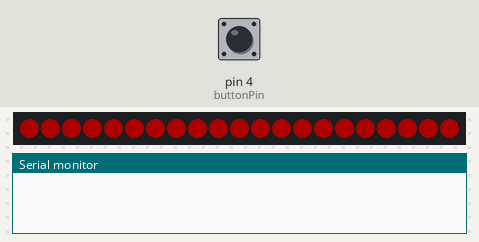
The sketch below on a simulated Arduino Uno, built with avr-gcc and run on an emulated ATmega328P. On the bench: 21 RGB LEDs in strip order, left to right, the last lines printed to the serial monitor. Inputs (shaded band) come from the test bench; at power-on: pin 4 (buttonPin) HIGH. Dim RGB values are drawn brighter than linear.

Above: at 3.1 s.
At 4.1 s:
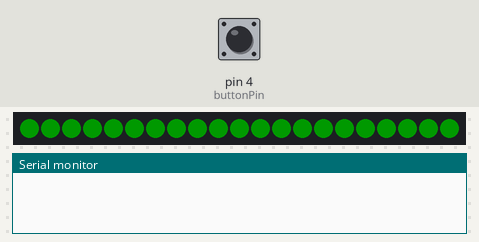
6.3 s: pin 4 (buttonPin) pulled LOW for 0.15 s
At 7.3 s:
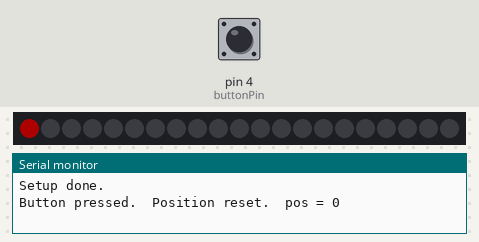
7.9 s: pin 4 (buttonPin) pulled LOW for 1 s
10.4 s: pin 4 (buttonPin) pulled LOW for 0.15 s
At 11.6 s:
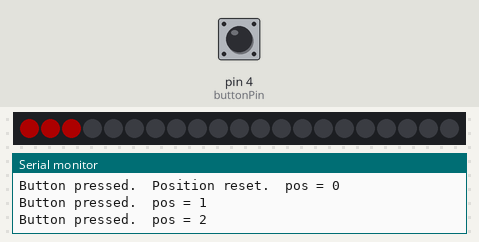
12.0 s: pin 4 (buttonPin) pulled LOW for 1 s
Timing chart, 0 to 15.0 s (numbered marks = the images above; inputs shaded):
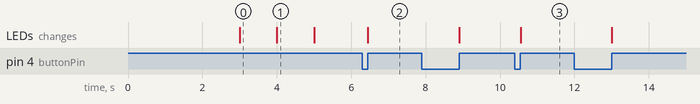

The sketch:

trigger_update_from_input.ino
```cpp
//***************************************************************
// Example of using an input (button) to trigger an update.
// Each press (or rather release in this case) of the button
// updates the display, increasing the number of lit pixels.
//
// After the last pixel is lit up, the next button press resets
// the strip (clears all pixels). Then it will start over again
// with the next button press.
//
// This example uses JChristensen's Button Library from:
//   https://github.com/JChristensen/JC_Button
//
// Open serial monitor to see output progress.
//
// Marc Miller, Feb 2017
//   Updated Jan 2020 - for JC_button library updates
//   Updated May 2022 - changed myButton.wasPressed to .wasReleased to
//                      make sure we only advace one pixel per press
//***************************************************************


#include "FastLED.h"
#define DATA_PIN    11
#define CLK_PIN     13
#define LED_TYPE    LPD8806
#define COLOR_ORDER GRB
#define NUM_LEDS    21  // number of pixles in strip
#define BRIGHTNESS  50
CRGB leds[NUM_LEDS];


// use JChristensen's Button library
#include "JC_Button.h"
const uint8_t buttonPin = 4;  // digital pin used for debounced push button
Button myButton(buttonPin, 100, true, true);  // declare the button  (pin, dbTime, puEnable, invert)


uint8_t pos = NUM_LEDS;  // set initial position
boolean input = false;  // set input status


//---------------------------------------------------------------
void setup() {
  Serial.begin(115200);  // Allows serial monitor output (check baud rate)
  delay(3000); // 3 second delay for recovery
  //FastLED.addLeds<LED_TYPE,DATA_PIN,COLOR_ORDER>(leds, NUM_LEDS).setCorrection(TypicalLEDStrip);
  FastLED.addLeds<LED_TYPE,DATA_PIN,CLK_PIN,COLOR_ORDER>(leds, NUM_LEDS).setCorrection(TypicalLEDStrip);
  FastLED.setBrightness(BRIGHTNESS);

  myButton.begin();  // initialize the button object
  startupBlink();  // blink display at startup
  Serial.println("Setup done. \n");
}


//---------------------------------------------------------------
void loop() {
  checkInput();  // calls funtion to check the input

  if (input == true) {
    pos++;  // Advance to next pixel
    if (pos > NUM_LEDS) {  // rollover back to start
      pos = 0;
      Serial.print("Position reset.  ");
    }
    if (pos == NUM_LEDS) {  // reset state reached, clear leds
      FastLED.clear();
      Serial.print("Reset, pixels cleared.  ");
    }
    else {
      if (pos == 20) {
        fill_solid(leds, NUM_LEDS, CRGB::Green);
      }
      else {
        leds[pos] = CHSV(0,255,255);  // turn on new pixel
      }
    }
    Serial.print("pos = "); Serial.println(pos);
  }

  FastLED.show();  // update the display
  delay(2);

}//end_main_loop


//---------------------------------------------------------------
void checkInput(){  // function to check input
  myButton.read();
  //if(myButton.wasPressed() ) {
  if(myButton.wasReleased() ) {
    Serial.print("Button pressed.  ");
    input = true;  // set input status to true
  } else {
    input = false;
  }
}//end_checkInput


//---------------------------------------------------------------
void startupBlink(){  // function to blink display upon startup
  fill_solid(leds, NUM_LEDS, CRGB::Red);
  FastLED.show();
  delay(1000);
  fill_solid(leds, NUM_LEDS, CRGB::Green);
  FastLED.show();
  delay(1000);
  FastLED.clear();
  FastLED.show();
}//end_startupBlink
```

Measured:
- after the input at 6.3 s, the LEDs: change after 0.15 s (image 2)
- after the input at 10.4 s, the LEDs: change after 0.15 s (image 3)
- what the display in image 0 shows lasts 1.0 s, from 3.0 s to 4.0 s
